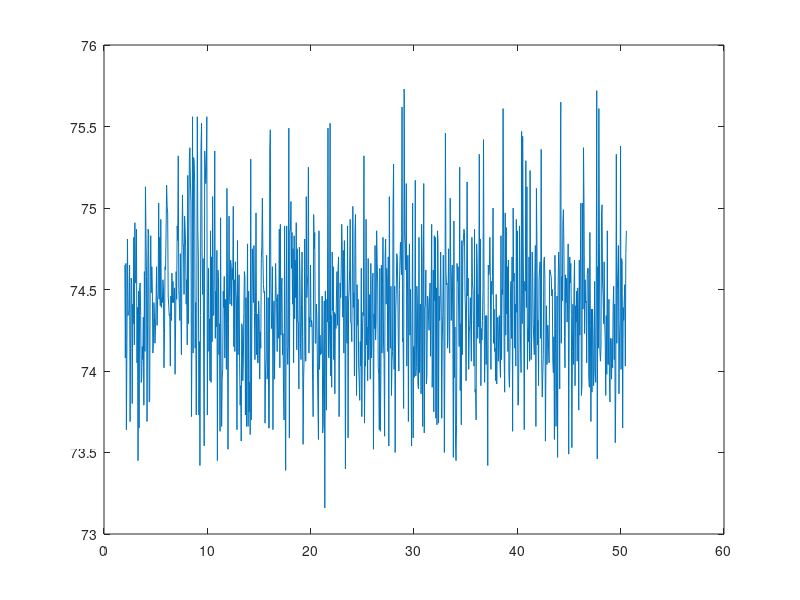

MATLAB code to generate this figure: (Note: this script raises an error after producing the figure.)
close all;
clear all;
clc;

Data1 = csvread('Still.csv');
Data1(:,2) = Data1(:,2);

Data1(:,1) = Data1(:,1)/1000;

plot(Data1(:,1),Data1(:,2))

figure;

format long

fs = 40;
fm = fs/2;
ns = 20000;
w = linspace(1,2*pi*fm,ns);
f = w/(2*pi);
wd = w/(2*fm);
s = tf('s');
z = tf('z');
H = 3.8818*10^7/(s^4+206.264*s^3+21272.18190*s^2+1.285107226*10^6*s+3.881788416*10^7)
bodeplot(H)
%figure;
%% LOWPASS FILTER

%H = (0.4347829973e-2+0.2608697984e-1/z+0.6521744960e-1/z^2+0.8695659946e-1/z^3+0.6521744960e-1/z^4+0.2608697984e-1/z^5+0.4347829973e-2/z^6)/(1-1.974486371/z+2.241740971/z^2-1.460131921/z^3+.5920585105/z^4-.1343581056/z^5+0.1344675427e-1/z^6)
Hs = (8.5009000*10^7*z^4+3.40036000*10^8*z^3+5.10054000*10^8*z^2+3.40036000*10^8*z+8.5009000*10^7)/(6.409741674*10^8*z^4+2.89405884*10^8*z^3+3.528825092*10^8*z^2+6.2981316*10^7*z+1.389052340*10^7)
[num,den] = tfdata(Hs);
num = num{1}/(6.41e08);
den = den{1}/(6.41e08);
H = tf(num, den, 0.025, 'variable', 'z^-1')
den
H_freq = freqz(num, den, wd);
magdb = 20*log10(abs(H_freq));

%bodeplot(Hs)

semilogx(f, magdb)

grid;
figure;

%% Test filter algorithm
BUF0 = 0;
BUF1 = 0;
BUF2 = 0;
BUF3 = 0;
BUF4 = 0;
BUF5 = 0;
BUF6 = 0;

a1 = 0.4515;
a2 = 0.5505;
a3 = 0.09825;
a4 = 0.02167;

b0 = 0.1326;
b1 = 0.5305;
b2 = 0.7957;
b3 = 0.5305;
b4 = 0.1326;

input = Data1(:,2);
output = zeros(950,1);
for i=1:950
   BUF0 = input(i) - (a1*BUF1 + a2*BUF2 + a3*BUF3 + a4*BUF4);
   output(i) = BUF0*b0 + b1*BUF1 + b2*BUF2 + b3*BUF3 + b4*BUF4;
   BUF4 = BUF3;
   BUF3 = BUF2;
   BUF2 = BUF1;
   BUF1 = BUF0;
end

plot(Data1(:,1),Data1(:,2), 'b',Data1(:,1),output, 'r')

figure;
%scatter(Data1(:,2),output)

%% FFT without filter
%scatter(Data1(:,2),Data1(:,1));
%figure;

input = Data1(:,2);

%input_fft = mag2db(abs(fft(input)));
input_fft = mag2db(2/length(input)*abs(fft(input)));
freq = linspace(0,40,length(input_fft));
%plot(freq,input_fft);
figure;
spectrogram(input,hamming(20),19,100,40,'yaxis') %fft for hvert sekund (40)

figure;

%% Make it B-E-Autiful
plot(freq,input_fft);
xlim([-.2 20])
%legend('Measured data', 'Location', 'northwest' )

%Title and axis labels added
title('FFT of Stationary Measurements', 'fontsize', 15)
xlabel('Frequency [Hz]', 'fontsize', 15)
ylabel('Magnitude [dB]','fontsize', 15)

grid on
set(gca,'GridLineStyle',':', 'GridColor', 'k', 'GridAlpha', .6)

%% FFT with filter
% inputfilter = output;
% 
% %input_fft = mag2db(abs(fft(input)));
% input_fft = mag2db(2/length(inputfilter)*abs(fft(inputfilter)));
% freq = linspace(0,40,length(input_fft));
% plot(freq,input_fft);
% figure;
% spectrogram(output,hamming(20),19,100,40,'yaxis') %fft for hvert sekund (40)
% 
% %figure;
% 
% %plot(Data1(:,2),Data1(:,1),Data1(:,2),output, 'r')
% %figure;
